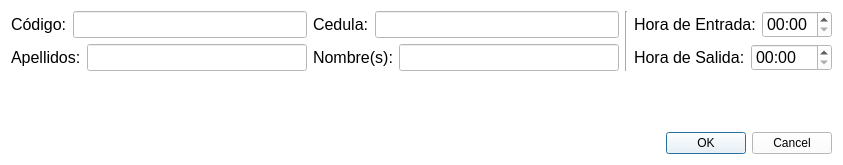
<?xml version="1.0" encoding="UTF-8"?>
<ui version="4.0">
 <class>DoctorDialog</class>
 <widget class="QWidget" name="DoctorDialog">
  <property name="windowModality">
   <enum>Qt::WindowModal</enum>
  </property>
  <property name="geometry">
   <rect>
    <x>0</x>
    <y>0</y>
    <width>843</width>
    <height>165</height>
   </rect>
  </property>
  <property name="windowTitle">
   <string>Form</string>
  </property>
  <property name="windowIcon">
   <iconset resource="icons.qrc">
    <normaloff>:/icons/Icons/dr-simi-farmacias-similares-logo-svg-vector.svg</normaloff>:/icons/Icons/dr-simi-farmacias-similares-logo-svg-vector.svg</iconset>
  </property>
  <property name="styleSheet">
   <string notr="true">QWidget{
	background-color: #ffffff;
	color: #000000
}</string>
  </property>
  <layout class="QGridLayout" name="gridLayout">
   <item row="1" column="1">
    <layout class="QHBoxLayout" name="horizontalLayout_4">
     <item>
      <widget class="QLabel" name="label_4">
       <property name="font">
        <font>
         <family>Arial</family>
         <pointsize>12</pointsize>
        </font>
       </property>
       <property name="text">
        <string>Nombre(s):</string>
       </property>
      </widget>
     </item>
     <item>
      <widget class="QLineEdit" name="firstNameTextEdit">
       <property name="minimumSize">
        <size>
         <width>220</width>
         <height>0</height>
        </size>
       </property>
       <property name="font">
        <font>
         <family>Arial</family>
         <pointsize>12</pointsize>
        </font>
       </property>
      </widget>
     </item>
    </layout>
   </item>
   <item row="0" column="0">
    <layout class="QHBoxLayout" name="horizontalLayout">
     <item>
      <widget class="QLabel" name="label">
       <property name="font">
        <font>
         <family>Arial</family>
         <pointsize>12</pointsize>
        </font>
       </property>
       <property name="text">
        <string>Código:</string>
       </property>
      </widget>
     </item>
     <item>
      <widget class="QLineEdit" name="codeTextEdit">
       <property name="minimumSize">
        <size>
         <width>130</width>
         <height>0</height>
        </size>
       </property>
       <property name="font">
        <font>
         <family>Arial</family>
         <pointsize>12</pointsize>
        </font>
       </property>
      </widget>
     </item>
    </layout>
   </item>
   <item row="3" column="3">
    <widget class="QDialogButtonBox" name="buttonBox">
     <property name="font">
      <font>
       <family>Arial</family>
       <pointsize>12</pointsize>
      </font>
     </property>
     <property name="standardButtons">
      <set>QDialogButtonBox::Cancel|QDialogButtonBox::Ok</set>
     </property>
    </widget>
   </item>
   <item row="1" column="0">
    <layout class="QHBoxLayout" name="horizontalLayout_3">
     <item>
      <widget class="QLabel" name="label_3">
       <property name="font">
        <font>
         <family>Arial</family>
         <pointsize>12</pointsize>
        </font>
       </property>
       <property name="text">
        <string>Apellidos:</string>
       </property>
      </widget>
     </item>
     <item>
      <widget class="QLineEdit" name="lastNameTextEdit">
       <property name="minimumSize">
        <size>
         <width>220</width>
         <height>0</height>
        </size>
       </property>
       <property name="font">
        <font>
         <family>Arial</family>
         <pointsize>12</pointsize>
        </font>
       </property>
      </widget>
     </item>
    </layout>
   </item>
   <item row="0" column="2" rowspan="2">
    <widget class="Line" name="line">
     <property name="orientation">
      <enum>Qt::Vertical</enum>
     </property>
    </widget>
   </item>
   <item row="1" column="3">
    <layout class="QHBoxLayout" name="horizontalLayout_6">
     <item>
      <widget class="QLabel" name="label_6">
       <property name="font">
        <font>
         <family>Arial</family>
         <pointsize>12</pointsize>
        </font>
       </property>
       <property name="text">
        <string>Hora de Salida:</string>
       </property>
      </widget>
     </item>
     <item>
      <widget class="QTimeEdit" name="leaveTimeEdit">
       <property name="font">
        <font>
         <family>Arial</family>
         <pointsize>12</pointsize>
        </font>
       </property>
       <property name="displayFormat">
        <string>hh:mm</string>
       </property>
      </widget>
     </item>
    </layout>
   </item>
   <item row="0" column="3">
    <layout class="QHBoxLayout" name="horizontalLayout_5">
     <item>
      <widget class="QLabel" name="label_5">
       <property name="font">
        <font>
         <family>Arial</family>
         <pointsize>12</pointsize>
        </font>
       </property>
       <property name="text">
        <string>Hora de Entrada:</string>
       </property>
      </widget>
     </item>
     <item>
      <widget class="QTimeEdit" name="entryTimeEdit">
       <property name="font">
        <font>
         <family>Arial</family>
         <pointsize>12</pointsize>
        </font>
       </property>
       <property name="displayFormat">
        <string>hh:mm</string>
       </property>
      </widget>
     </item>
    </layout>
   </item>
   <item row="0" column="1">
    <layout class="QHBoxLayout" name="horizontalLayout_2">
     <item>
      <widget class="QLabel" name="label_2">
       <property name="font">
        <font>
         <family>Arial</family>
         <pointsize>12</pointsize>
        </font>
       </property>
       <property name="text">
        <string>Cedula:</string>
       </property>
      </widget>
     </item>
     <item>
      <widget class="QLineEdit" name="ceduleTextEdit">
       <property name="minimumSize">
        <size>
         <width>130</width>
         <height>0</height>
        </size>
       </property>
       <property name="font">
        <font>
         <family>Arial</family>
         <pointsize>12</pointsize>
        </font>
       </property>
      </widget>
     </item>
    </layout>
   </item>
   <item row="2" column="3">
    <spacer name="verticalSpacer">
     <property name="orientation">
      <enum>Qt::Vertical</enum>
     </property>
     <property name="sizeHint" stdset="0">
      <size>
       <width>20</width>
       <height>40</height>
      </size>
     </property>
    </spacer>
   </item>
  </layout>
 </widget>
 <tabstops>
  <tabstop>codeTextEdit</tabstop>
  <tabstop>ceduleTextEdit</tabstop>
  <tabstop>lastNameTextEdit</tabstop>
  <tabstop>firstNameTextEdit</tabstop>
  <tabstop>entryTimeEdit</tabstop>
  <tabstop>leaveTimeEdit</tabstop>
 </tabstops>
 <resources>
  <include location="icons.qrc"/>
 </resources>
 <connections/>
</ui>
